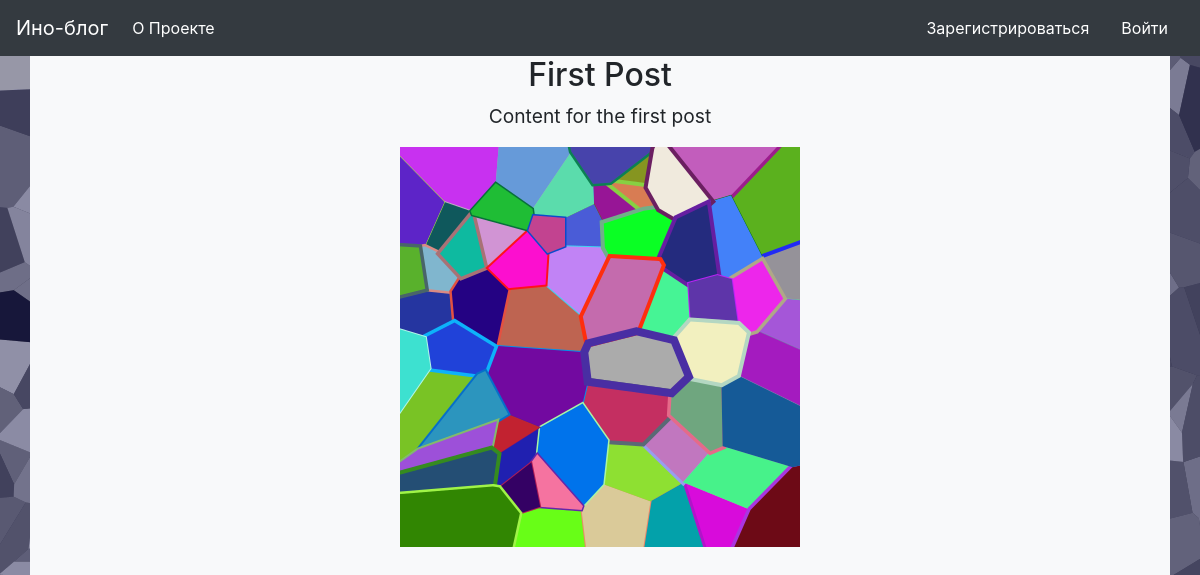
/1, run on an earlier commit of the app's database.
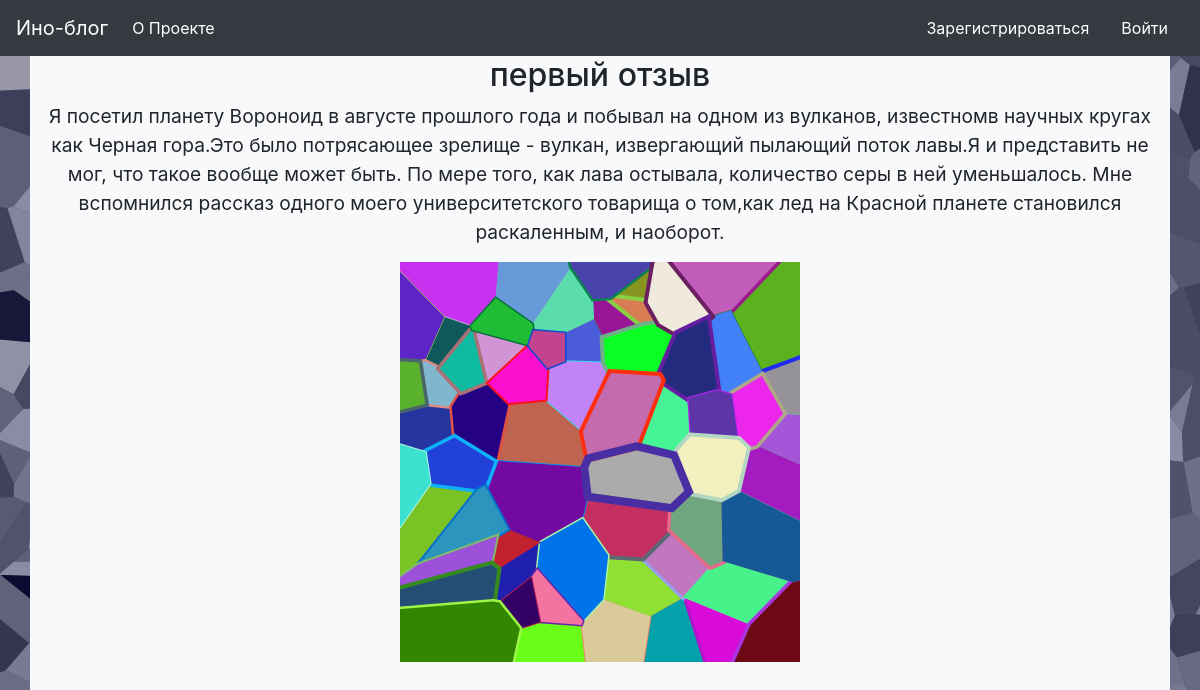
And on a later commit of the database.
### project.py (models this page shows, shortened)
class Post(db.Model):
    id = db.Column(db.Integer, primary_key=True)
    title = db.Column(db.String(140))
    content = db.Column(db.String(540))
    image = db.Column(db.String(40))
    stamp = db.Column(db.DateTime, index=True, default=datetime.now(timezone.utc))
    username = db.Column(db.String(140))

### project.py (the view)
@app.route('/<int:post_id>')
def post(post_id):
    post_content = get_post(post_id)
    return render_template('post.html', post=post_content)

### project.py (called while the page is built)
def get_db_connection():
    conn = sqlite3.connect('database.db')
    conn.row_factory = sqlite3.Row
    return conn

def get_post(post_id):
    conn = get_db_connection()
    post_content = conn.execute('SELECT * FROM post WHERE id = ?', (post_id,)).fetchone()
    conn.close()
    if post_content is None:
        abort(404)
    return post_content

### templates/post.html (shortened to what this page needs)
{% extends 'base.html' %}
{% block content %}
<h2 align="center">{% block title %} {{ post['title'] }} {% endblock %}</h2>
<p align="center"><big>{{ post['content'] }}</big></p>
<div align="center">
<tr >
    <td><img src="{{ url_for('static', filename=post['image']) }}" width="400" height="400" align="center"></td>
</tr>
<br> <br> <br> <br> <br> <br> <br> <br> <br> <br> <br> <br> <br> <br> <br> <br> <br> <br> <br>
<br> <br> <br> <br> <br> <br> <br> <br> <br> <br> <br> <br> <br> <br> <br> <br> <br> <br> <br>
    {% endblock %}

What changed in the data, as far as the page shows it:
changed Post: title "First Post" → "первый отзыв"; content "Content for the first post" → "Я посетил планету Вороноид в августе прошлого года и побывал на одном из вулканов, известномв научных кругах как Черная гора.Это было потрясающее зрелище - вулкан, извергающий пылающий поток лавы.Я и представить не мог, что такое вообще может быть. По мере того, как лава остывала, количество серы в ней уменьшалось. Мне вспомнился рассказ одного моего университетского товарища о том,как лед на Красной планете становился раскаленным, и наоборот."
